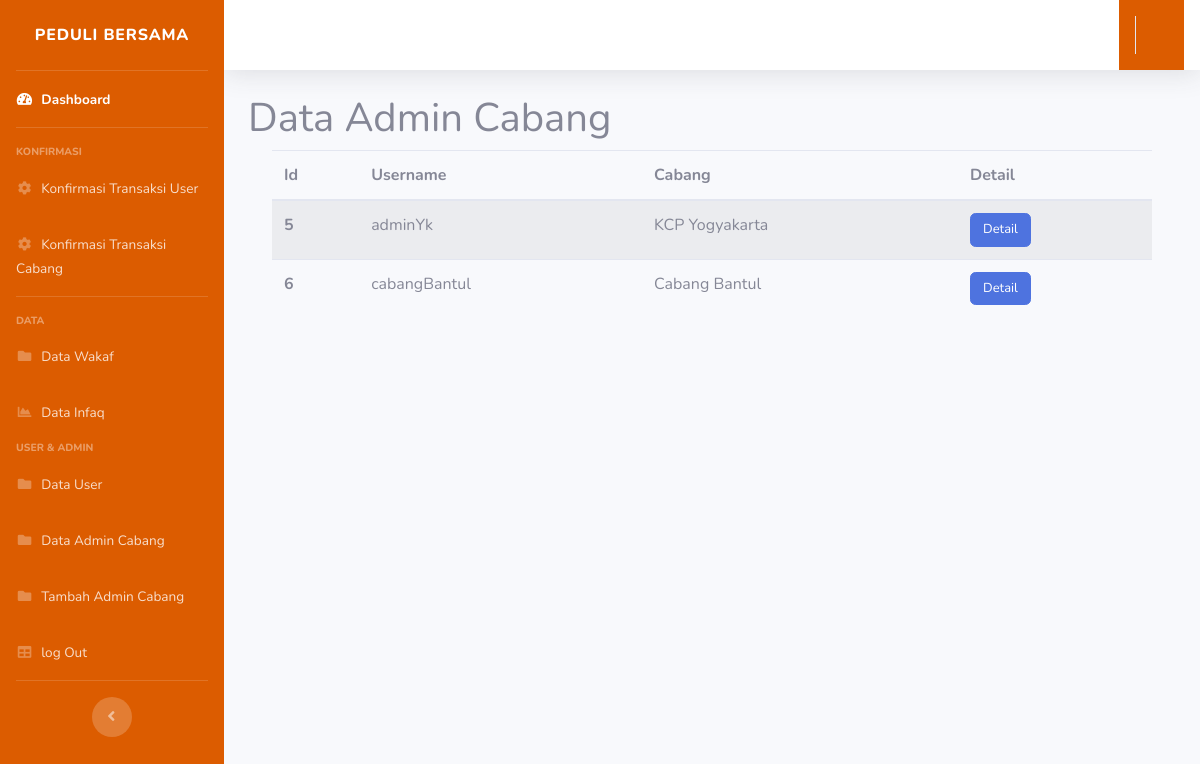
The page /index.php/admin/data_cabang on the database its author committed.
### tables this page shows
CREATE TABLE `admin_cabang` (
  `id` int(11) NOT NULL,
  `username` varchar(128) NOT NULL,
  `password` varchar(255) NOT NULL,
  `cabang` varchar(128) NOT NULL
);

### application/controllers/Admin.php (called while the page is built, shortened)
<?php
class Admin extends CI_Controller {
	public function data_cabang(){
		$data['user'] = $this->db->get_where('admin_pusat',['username'=>$this->session->userdata('username')])->row_array();
		$data['dataCabang']=$this->db->get('admin_cabang')->result_array();
		$this->load->view('layout/admin_dashboard/header');
			$this->load->view('layout/admin_dashboard/sidebar');
			$this->load->view('layout/admin_dashboard/navbar',$data);
			$this->load->view('admin_data_admin_cabang',$data);
			$this->load->view('layout/admin_dashboard/footer');
	}
}

### index.php (called while the page is built, shortened)
<?php
require_once BASEPATH.'core/CodeIgniter.php';

### application/views/admin_data_admin_cabang.php (the view, shortened to what this page needs)
    <div class="container-fluid">
                    <h1>Data Admin Cabang</h1>
    <div class="container-fluid">
    <div class="content transaction_draft">
          <table class="table table-striped ms-auto me-auto">
            <thead>
              <tr>
                <th scope="col">Id</th>
                <th scope="col">Username</th>
                <th scope="col">Cabang</th>
                <th scope="col">Detail</th>
              </tr>
            </thead>
            <tbody>
            <?php foreach($dataCabang as $dc){ ?>
              <tr>
                <form action="<?= base_url('index.php/admin/detail_cabang') ?>" method="POST">
                <th scope="row"><?= $dc['id'] ?></th>
                <td><?= $dc['username']; ?></td>
                <td><?= $dc['cabang']; ?></td>
                <td><button type="submit" class="btn btn-primary" value="<?= $dc['id']?>">Detail</button></td>
                </form>
            </tr>
              <?php } ?>
            </tbody>
          </table>
    </div>
    </div>
    </div>
</div>

### assets/css/admin-style.css (style rules this page uses)
.transaction_draft button { font-size: 13px; }

### rows shown on the page
admin_cabang: id "5", username "adminYk", cabang "KCP Yogyakarta"
admin_cabang: id "6", username "cabangBantul", cabang "Cabang Bantul"
